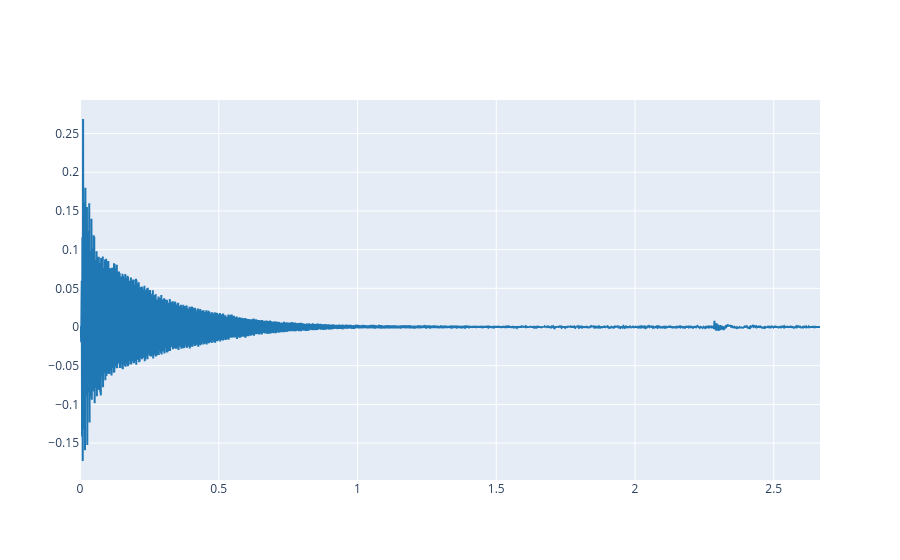

Source (notebook cell):
### Markdown cell above
1.3. Clone your own repository and load the audio file from it. To keep the notebook runnable before you have your own recording, the code below also includes a fallback to the bundled reference sound in `audio/`. For the actual lab work, replace the fallback path with the audio file from your own repository.

### Code cell
from pathlib import Path

# Subimos un nivel (..) y usamos el nombre exacto de tu archivo (ukelele.wav)
filepath = Path('../ukelele.wav')

try:
    if filepath is None or not filepath.exists():
        raise FileNotFoundError
    ref, fs = load_audio(filepath)
    print(f'Using audio file: {filepath}')
except FileNotFoundError:
    filepath = Path('audio/reference.wav')
    ref, fs = load_audio(filepath)
    print(f'Using bundled reference audio: {filepath}')

# Graficar y reproducir tu audio de ukelele
plot_signals(ref, fs)
Audio(ref, rate=fs)

### Figure 1 — Plotly figure (JSON) as saved in the notebook; plotly's stock layout.template omitted (floating-point values rounded to 4 significant figures; data arrays with more than 128 entries replaced by an {"elided": "..."} marker saying what was removed)
{"data": [{"line": {"color": "#1f77b4", "shape": "linear"}, "mode": "lines", "name": "audio signal 0", "type": "scatter", "x": {"elided": "117600 float values"}, "y": {"elided": "117600 float values"}}], "layout": {}}
